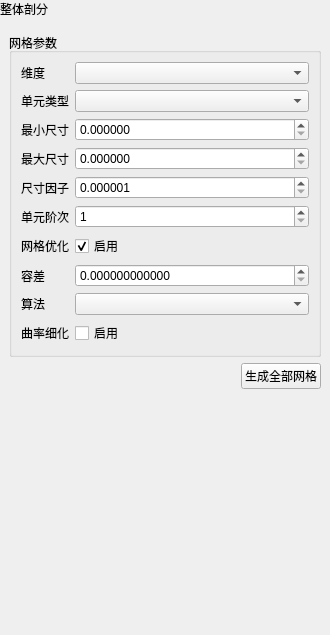
<?xml version='1.0' encoding='utf-8'?>
<ui version="4.0">
 <class>MeshGlobalMeshingWidget</class>
 <widget class="QWidget" name="MeshGlobalMeshingWidget">
  <property name="geometry">
   <rect>
    <x>0</x>
    <y>0</y>
    <width>330</width>
    <height>635</height>
   </rect>
  </property>
  <property name="windowTitle">
   <string>整体剖分</string>
  </property>
  <layout class="QVBoxLayout" name="verticalLayout">
   <property name="leftMargin">
    <number>0</number>
   </property>
   <property name="topMargin">
    <number>0</number>
   </property>
   <property name="rightMargin">
    <number>0</number>
   </property>
   <property name="bottomMargin">
    <number>0</number>
   </property>
   <item>
    <widget class="QLabel" name="pageHeaderLabel">
     <property name="visible">
      <bool>false</bool>
     </property>
     <property name="sizePolicy">
      <sizepolicy hsizetype="Preferred" vsizetype="Fixed">
       <horstretch>0</horstretch>
       <verstretch>0</verstretch>
      </sizepolicy>
     </property>
     <property name="text">
      <string>整体剖分</string>
     </property>
    </widget>
   </item>
   <item>
    <layout class="QVBoxLayout" name="contentLayout">
     <property name="leftMargin">
      <number>9</number>
     </property>
     <property name="topMargin">
      <number>9</number>
     </property>
     <property name="rightMargin">
      <number>9</number>
     </property>
     <property name="bottomMargin">
      <number>9</number>
     </property>
     <property name="spacing">
      <number>6</number>
     </property>
     <item>
      <widget class="QWidget" name="widget" native="true">
       <layout class="QVBoxLayout" name="verticalLayout_2">
        <item>
         <widget class="QGroupBox" name="groupParams">
          <property name="title">
           <string>网格参数</string>
          </property>
          <layout class="QGridLayout" name="gridLayout">
           <item row="1" column="0">
            <widget class="QLabel" name="labelElem">
 <property name="sizePolicy">
  <sizepolicy hsizetype="Fixed" vsizetype="Preferred">
   <horstretch>0</horstretch>
   <verstretch>0</verstretch>
  </sizepolicy>
 </property>
             <property name="text">
              <string>单元类型</string>
             </property>
             <property name="wordWrap">
  <bool>false</bool>
 </property>
</widget>
           </item>
           <item row="5" column="0">
            <widget class="QLabel" name="labelOrder">
 <property name="sizePolicy">
  <sizepolicy hsizetype="Fixed" vsizetype="Preferred">
   <horstretch>0</horstretch>
   <verstretch>0</verstretch>
  </sizepolicy>
 </property>
             <property name="text">
              <string>单元阶次</string>
             </property>
             <property name="wordWrap">
  <bool>false</bool>
 </property>
</widget>
           </item>
           <item row="8" column="0">
            <widget class="QLabel" name="labelAlgo">
 <property name="sizePolicy">
  <sizepolicy hsizetype="Fixed" vsizetype="Preferred">
   <horstretch>0</horstretch>
   <verstretch>0</verstretch>
  </sizepolicy>
 </property>
             <property name="text">
              <string>算法</string>
             </property>
             <property name="wordWrap">
  <bool>false</bool>
 </property>
</widget>
           </item>
           <item row="4" column="1">
            <widget class="CompactDoubleSpinBox" name="dsFactor">
             <property name="decimals">
              <number>6</number>
             </property>
             <property name="minimum">
              <double>0.000001000000000</double>
             </property>
             <property name="maximum">
              <double>1000000.000000000000000</double>
             </property>
             <property name="minimumSize">
              <size>
               <width>10</width>
               <height>0</height>
              </size>
             </property>
            </widget>
           </item>
           <item row="1" column="1">
            <widget class="QComboBox" name="cmbElemType">
             <property name="minimumSize">
              <size>
               <width>10</width>
               <height>0</height>
              </size>
             </property>
            </widget>
           </item>
           <item row="8" column="1">
            <widget class="QComboBox" name="cmbAlgo">
             <property name="minimumSize">
              <size>
               <width>10</width>
               <height>0</height>
              </size>
             </property>
            </widget>
           </item>
           <item row="2" column="0">
            <widget class="QLabel" name="labelMin">
 <property name="sizePolicy">
  <sizepolicy hsizetype="Fixed" vsizetype="Preferred">
   <horstretch>0</horstretch>
   <verstretch>0</verstretch>
  </sizepolicy>
 </property>
             <property name="text">
              <string>最小尺寸</string>
             </property>
             <property name="wordWrap">
  <bool>false</bool>
 </property>
</widget>
           </item>
           <item row="7" column="0">
            <widget class="QLabel" name="labelTol">
 <property name="sizePolicy">
  <sizepolicy hsizetype="Fixed" vsizetype="Preferred">
   <horstretch>0</horstretch>
   <verstretch>0</verstretch>
  </sizepolicy>
 </property>
             <property name="text">
              <string>容差</string>
             </property>
             <property name="wordWrap">
  <bool>false</bool>
 </property>
</widget>
           </item>
           <item row="5" column="1">
            <widget class="QSpinBox" name="spOrder">
             <property name="minimum">
              <number>1</number>
             </property>
             <property name="maximum">
              <number>2</number>
             </property>
             <property name="minimumSize">
              <size>
               <width>10</width>
               <height>0</height>
              </size>
             </property>
            </widget>
           </item>
           <item row="0" column="1">
            <widget class="QComboBox" name="cmbDim">
             <property name="minimumSize">
              <size>
               <width>10</width>
               <height>0</height>
              </size>
             </property>
            </widget>
           </item>
           <item row="9" column="0">
            <widget class="QLabel" name="labelCurvature">
 <property name="sizePolicy">
  <sizepolicy hsizetype="Fixed" vsizetype="Preferred">
   <horstretch>0</horstretch>
   <verstretch>0</verstretch>
  </sizepolicy>
 </property>
             <property name="text">
              <string>曲率细化</string>
             </property>
             <property name="wordWrap">
  <bool>false</bool>
 </property>
</widget>
           </item>
           <item row="0" column="0">
            <widget class="QLabel" name="labelDim">
             <property name="sizePolicy">
           <sizepolicy hsizetype="Fixed" vsizetype="Preferred">
            <horstretch>0</horstretch>
            <verstretch>0</verstretch>
           </sizepolicy>
          </property>
             <property name="text">
              <string>维度</string>
             </property>
             <property name="wordWrap">
  <bool>false</bool>
 </property>
</widget>
           </item>
           <item row="3" column="0">
            <widget class="QLabel" name="labelMax">
 <property name="sizePolicy">
  <sizepolicy hsizetype="Fixed" vsizetype="Preferred">
   <horstretch>0</horstretch>
   <verstretch>0</verstretch>
  </sizepolicy>
 </property>
             <property name="text">
              <string>最大尺寸</string>
             </property>
             <property name="wordWrap">
  <bool>false</bool>
 </property>
</widget>
           </item>
           <item row="6" column="1">
            <widget class="QCheckBox" name="chkOptimize"><property name="text"><string>启用</string></property><property name="checked"><bool>true</bool></property></widget>
           </item>
           <item row="9" column="1">
            <widget class="QCheckBox" name="chkCurvature">
             <property name="text">
              <string>启用</string>
             </property>
            </widget>
           </item>
           <item row="2" column="1">
            <widget class="CompactDoubleSpinBox" name="dsMin">
             <property name="decimals">
              <number>6</number>
             </property>
             <property name="maximum">
              <double>1000000000000.000000000000000</double>
             </property>
             <property name="minimumSize">
              <size>
               <width>10</width>
               <height>0</height>
              </size>
             </property>
            </widget>
           </item>
           <item row="3" column="1">
            <widget class="CompactDoubleSpinBox" name="dsMax">
             <property name="decimals">
              <number>6</number>
             </property>
             <property name="maximum">
              <double>1000000000000.000000000000000</double>
             </property>
             <property name="minimumSize">
              <size>
               <width>10</width>
               <height>0</height>
              </size>
             </property>
            </widget>
           </item>
           <item row="7" column="1">
            <widget class="CompactDoubleSpinBox" name="dsTol">
             <property name="decimals">
              <number>12</number>
             </property>
             <property name="maximum">
              <double>1.000000000000000</double>
             </property>
             <property name="minimumSize">
              <size>
               <width>10</width>
               <height>0</height>
              </size>
             </property>
            </widget>
           </item>
           <item row="6" column="0">
            <widget class="QLabel" name="labelSmooth">
 <property name="sizePolicy">
  <sizepolicy hsizetype="Fixed" vsizetype="Preferred">
   <horstretch>0</horstretch>
   <verstretch>0</verstretch>
  </sizepolicy>
 </property>
             <property name="text">
              <string>网格优化</string>
             </property>
             <property name="wordWrap">
  <bool>false</bool>
 </property>
</widget>
           </item>
           <item row="4" column="0">
            <widget class="QLabel" name="labelFactor">
 <property name="sizePolicy">
  <sizepolicy hsizetype="Fixed" vsizetype="Preferred">
   <horstretch>0</horstretch>
   <verstretch>0</verstretch>
  </sizepolicy>
 </property>
             <property name="text">
              <string>尺寸因子</string>
             </property>
             <property name="wordWrap">
  <bool>false</bool>
 </property>
</widget>
           </item>
           <property name="leftMargin">
            <number>9</number>
           </property>
           <property name="topMargin">
            <number>9</number>
           </property>
           <property name="rightMargin">
            <number>9</number>
           </property>
           <property name="bottomMargin">
            <number>9</number>
           </property>
          </layout>
         </widget>
        </item>
        <item>
         <layout class="QHBoxLayout" name="horizontalLayout">
          <item>
           <spacer name="horizontalSpacer">
            <property name="orientation">
             <enum>Qt::Horizontal</enum>
            </property>
            <property name="sizeHint" stdset="0">
             <size>
              <width>40</width>
              <height>20</height>
             </size>
            </property>
           </spacer>
          </item>
          <item>
           <widget class="QPushButton" name="generateButton">
            <property name="text">
             <string>生成全部网格</string>
            </property>
           </widget>
          </item>
          <property name="leftMargin">
           <number>0</number>
          </property>
          <property name="topMargin">
           <number>0</number>
          </property>
          <property name="rightMargin">
           <number>0</number>
          </property>
          <property name="bottomMargin">
           <number>0</number>
          </property>
         </layout>
        </item>
        <property name="leftMargin">
         <number>0</number>
        </property>
        <property name="topMargin">
         <number>0</number>
        </property>
        <property name="rightMargin">
         <number>0</number>
        </property>
        <property name="bottomMargin">
         <number>0</number>
        </property>
       </layout>
      </widget>
     </item>
     <item>
      <spacer name="verticalSpacer">
       <property name="orientation">
        <enum>Qt::Vertical</enum>
       </property>
       <property name="sizeHint" stdset="0">
        <size>
         <width>20</width>
         <height>40</height>
        </size>
       </property>
      </spacer>
     </item>
    </layout>
   </item>
  </layout>
 </widget>
  <customwidgets>
  <customwidget><class>CompactDoubleSpinBox</class><extends>QDoubleSpinBox</extends><header>CompactDoubleSpinBox.h</header></customwidget>
 </customwidgets>
 <resources />
 <connections />
</ui>
